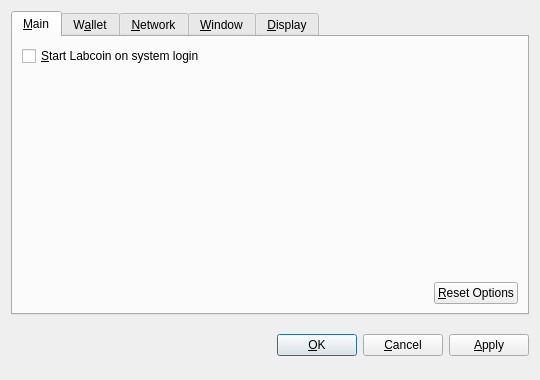
<?xml version="1.0" encoding="UTF-8"?>
<ui version="4.0">
 <class>OptionsDialog</class>
 <widget class="QDialog" name="OptionsDialog">
  <property name="geometry">
   <rect>
    <x>0</x>
    <y>0</y>
    <width>540</width>
    <height>380</height>
   </rect>
  </property>
  <property name="windowTitle">
   <string>Options</string>
  </property>
  <property name="modal">
   <bool>true</bool>
  </property>
  <layout class="QVBoxLayout" name="verticalLayout">
   <item>
    <widget class="QTabWidget" name="tabWidget">
     <property name="tabPosition">
      <enum>QTabWidget::North</enum>
     </property>
     <property name="currentIndex">
      <number>0</number>
     </property>
     <widget class="QWidget" name="tabMain">
      <attribute name="title">
       <string>&amp;Main</string>
      </attribute>
      <layout class="QVBoxLayout" name="verticalLayout_Main">
       <item>
        <widget class="QCheckBox" name="bitcoinAtStartup">
         <property name="toolTip">
          <string>Automatically start Labcoin after logging in to the system.</string>
         </property>
         <property name="text">
          <string>&amp;Start Labcoin on system login</string>
         </property>
        </widget>
       </item>
       <item>
        <spacer name="verticalSpacer_Main">
         <property name="orientation">
          <enum>Qt::Vertical</enum>
         </property>
         <property name="sizeHint" stdset="0">
          <size>
           <width>20</width>
           <height>40</height>
          </size>
         </property>
        </spacer>
       </item>
       <item>
        <layout class="QHBoxLayout" name="horizontalLayout_2_Main">
         <item>
          <spacer name="horizontalSpacer_2_Main">
           <property name="orientation">
            <enum>Qt::Horizontal</enum>
           </property>
           <property name="sizeHint" stdset="0">
            <size>
             <width>40</width>
             <height>20</height>
            </size>
           </property>
          </spacer>
         </item>
         <item>
          <widget class="QPushButton" name="resetButton">
           <property name="toolTip">
            <string>Reset all client options to default.</string>
           </property>
           <property name="text">
            <string>&amp;Reset Options</string>
           </property>
           <property name="autoDefault">
            <bool>false</bool>
           </property>
          </widget>
         </item>
        </layout>
       </item>
      </layout>
     </widget>
     <widget class="QWidget" name="tabWallet">
      <attribute name="title">
       <string>W&amp;allet</string>
      </attribute>
      <layout class="QVBoxLayout" name="verticalLayout_Network">
       <item>
        <widget class="QLabel" name="transactionFeeInfoLabel">
         <property name="text">
          <string>Optional transaction fee per kB that helps make sure your transactions are processed quickly. Most transactions are 1 kB.</string>
         </property>
         <property name="textFormat">
          <enum>Qt::PlainText</enum>
         </property>
         <property name="wordWrap">
          <bool>true</bool>
         </property>
        </widget>
       </item>
       <item>
        <layout class="QHBoxLayout" name="horizontalLayout_1_Main">
         <item>
          <widget class="QLabel" name="transactionFeeLabel">
           <property name="text">
            <string>Pay transaction &amp;fee</string>
           </property>
           <property name="textFormat">
            <enum>Qt::PlainText</enum>
           </property>
           <property name="buddy">
            <cstring>transactionFee</cstring>
           </property>
          </widget>
         </item>
         <item>
          <widget class="BitcoinAmountField" name="transactionFee"/>
         </item>
         <item>
          <spacer name="horizontalSpacer_1_Main">
           <property name="orientation">
            <enum>Qt::Horizontal</enum>
           </property>
           <property name="sizeHint" stdset="0">
            <size>
             <width>40</width>
             <height>20</height>
            </size>
           </property>
          </spacer>
         </item>
        </layout>
       </item>
       <item>
        <widget class="QLabel" name="label">
         <property name="text">
          <string>If you disable the spending of unconfirmed change, the change from a transaction cannot be used until that transaction has at least one confirmation. This also affects how your balance is computed.</string>
         </property>
         <property name="wordWrap">
          <bool>true</bool>
         </property>
        </widget>
       </item>
       <item>
        <widget class="QCheckBox" name="spendZeroConfChange">
         <property name="text">
          <string>Spend unconfirmed change  (experts only)</string>
         </property>
        </widget>
       </item>
       <item>
        <spacer name="verticalSpacer">
         <property name="orientation">
          <enum>Qt::Vertical</enum>
         </property>
         <property name="sizeHint" stdset="0">
          <size>
           <width>20</width>
           <height>40</height>
          </size>
         </property>
        </spacer>
       </item>
      </layout>
     </widget>
     <widget class="QWidget" name="tabNetwork">
      <attribute name="title">
       <string>&amp;Network</string>
      </attribute>
      <layout class="QVBoxLayout" name="verticalLayout_Network">
       <item>
        <widget class="QCheckBox" name="mapPortUpnp">
         <property name="toolTip">
          <string>Automatically open the Labcoin client port on the router. This only works when your router supports UPnP and it is enabled.</string>
         </property>
         <property name="text">
          <string>Map port using &amp;UPnP</string>
         </property>
        </widget>
       </item>
       <item>
        <widget class="QCheckBox" name="connectSocks">
         <property name="toolTip">
          <string>Connect to the Labcoin network through a SOCKS proxy (e.g. when connecting through Tor).</string>
         </property>
         <property name="text">
          <string>&amp;Connect through SOCKS proxy:</string>
         </property>
        </widget>
       </item>
       <item>
        <layout class="QHBoxLayout" name="horizontalLayout_Network">
         <item>
          <widget class="QLabel" name="proxyIpLabel">
           <property name="text">
            <string>Proxy &amp;IP:</string>
           </property>
           <property name="textFormat">
            <enum>Qt::PlainText</enum>
           </property>
           <property name="buddy">
            <cstring>proxyIp</cstring>
           </property>
          </widget>
         </item>
         <item>
          <widget class="QValidatedLineEdit" name="proxyIp">
           <property name="maximumSize">
            <size>
             <width>140</width>
             <height>16777215</height>
            </size>
           </property>
           <property name="toolTip">
            <string>IP address of the proxy (e.g. 127.0.0.1)</string>
           </property>
          </widget>
         </item>
         <item>
          <widget class="QLabel" name="proxyPortLabel">
           <property name="text">
            <string>&amp;Port:</string>
           </property>
           <property name="textFormat">
            <enum>Qt::PlainText</enum>
           </property>
           <property name="buddy">
            <cstring>proxyPort</cstring>
           </property>
          </widget>
         </item>
         <item>
          <widget class="QLineEdit" name="proxyPort">
           <property name="maximumSize">
            <size>
             <width>55</width>
             <height>16777215</height>
            </size>
           </property>
           <property name="toolTip">
            <string>Port of the proxy (e.g. 9050)</string>
           </property>
          </widget>
         </item>
         <item>
          <widget class="QLabel" name="socksVersionLabel">
           <property name="text">
            <string>SOCKS &amp;Version:</string>
           </property>
           <property name="textFormat">
            <enum>Qt::PlainText</enum>
           </property>
           <property name="buddy">
            <cstring>socksVersion</cstring>
           </property>
          </widget>
         </item>
         <item>
          <widget class="QValueComboBox" name="socksVersion">
           <property name="toolTip">
            <string>SOCKS version of the proxy (e.g. 5)</string>
           </property>
          </widget>
         </item>
         <item>
          <spacer name="horizontalSpacer_Network">
           <property name="orientation">
            <enum>Qt::Horizontal</enum>
           </property>
           <property name="sizeHint" stdset="0">
            <size>
             <width>40</width>
             <height>20</height>
            </size>
           </property>
          </spacer>
         </item>
        </layout>
       </item>
       <item>
        <spacer name="verticalSpacer_Network">
         <property name="orientation">
          <enum>Qt::Vertical</enum>
         </property>
         <property name="sizeHint" stdset="0">
          <size>
           <width>20</width>
           <height>40</height>
          </size>
         </property>
        </spacer>
       </item>
      </layout>
     </widget>
     <widget class="QWidget" name="tabWindow">
      <attribute name="title">
       <string>&amp;Window</string>
      </attribute>
      <layout class="QVBoxLayout" name="verticalLayout_Window">
       <item>
        <widget class="QCheckBox" name="minimizeToTray">
         <property name="toolTip">
          <string>Show only a tray icon after minimizing the window.</string>
         </property>
         <property name="text">
          <string>&amp;Minimize to the tray instead of the taskbar</string>
         </property>
        </widget>
       </item>
       <item>
        <widget class="QCheckBox" name="minimizeOnClose">
         <property name="toolTip">
          <string>Minimize instead of exit the application when the window is closed. When this option is enabled, the application will be closed only after selecting Quit in the menu.</string>
         </property>
         <property name="text">
          <string>M&amp;inimize on close</string>
         </property>
        </widget>
       </item>
       <item>
        <spacer name="verticalSpacer_Window">
         <property name="orientation">
          <enum>Qt::Vertical</enum>
         </property>
         <property name="sizeHint" stdset="0">
          <size>
           <width>20</width>
           <height>40</height>
          </size>
         </property>
        </spacer>
       </item>
      </layout>
     </widget>
     <widget class="QWidget" name="tabDisplay">
      <attribute name="title">
       <string>&amp;Display</string>
      </attribute>
      <layout class="QVBoxLayout" name="verticalLayout_Display">
       <item>
        <layout class="QHBoxLayout" name="horizontalLayout_1_Display">
         <item>
          <widget class="QLabel" name="langLabel">
           <property name="text">
            <string>User Interface &amp;language:</string>
           </property>
           <property name="textFormat">
            <enum>Qt::PlainText</enum>
           </property>
           <property name="buddy">
            <cstring>lang</cstring>
           </property>
          </widget>
         </item>
         <item>
          <widget class="QValueComboBox" name="lang">
           <property name="toolTip">
            <string>The user interface language can be set here. This setting will take effect after restarting Labcoin.</string>
           </property>
          </widget>
         </item>
        </layout>
       </item>
       <item>
        <layout class="QHBoxLayout" name="horizontalLayout_2_Display">
         <item>
          <widget class="QLabel" name="unitLabel">
           <property name="text">
            <string>&amp;Unit to show amounts in:</string>
           </property>
           <property name="textFormat">
            <enum>Qt::PlainText</enum>
           </property>
           <property name="buddy">
            <cstring>unit</cstring>
           </property>
          </widget>
         </item>
         <item>
          <widget class="QValueComboBox" name="unit">
           <property name="toolTip">
            <string>Choose the default subdivision unit to show in the interface and when sending coins.</string>
           </property>
          </widget>
         </item>
        </layout>
       </item>
       <item>
        <widget class="QCheckBox" name="displayAddresses">
         <property name="toolTip">
          <string>Whether to show Labcoin addresses in the transaction list or not.</string>
         </property>
         <property name="text">
          <string>&amp;Display addresses in transaction list</string>
         </property>
        </widget>
       </item>
       <item>
        <widget class="QCheckBox" name="coinControlFeatures">
         <property name="toolTip">
          <string>Whether to show coin control features or not.</string>
         </property>
         <property name="text">
          <string>Display coin &amp;control features (experts only!)</string>
         </property>
        </widget>
       </item>
       <item>
        <spacer name="verticalSpacer_Display">
         <property name="orientation">
          <enum>Qt::Vertical</enum>
         </property>
         <property name="sizeHint" stdset="0">
          <size>
           <width>20</width>
           <height>40</height>
          </size>
         </property>
        </spacer>
       </item>
      </layout>
     </widget>
    </widget>
   </item>
   <item>
    <layout class="QHBoxLayout" name="horizontalLayout_Buttons">
     <item>
      <spacer name="horizontalSpacer_1">
       <property name="orientation">
        <enum>Qt::Horizontal</enum>
       </property>
       <property name="sizeHint" stdset="0">
        <size>
         <width>40</width>
         <height>48</height>
        </size>
       </property>
      </spacer>
     </item>
     <item>
      <widget class="QLabel" name="statusLabel">
       <property name="font">
        <font>
         <weight>75</weight>
         <bold>true</bold>
        </font>
       </property>
       <property name="text">
        <string/>
       </property>
       <property name="textFormat">
        <enum>Qt::PlainText</enum>
       </property>
       <property name="wordWrap">
        <bool>true</bool>
       </property>
      </widget>
     </item>
     <item>
      <spacer name="horizontalSpacer_2">
       <property name="orientation">
        <enum>Qt::Horizontal</enum>
       </property>
       <property name="sizeHint" stdset="0">
        <size>
         <width>40</width>
         <height>48</height>
        </size>
       </property>
      </spacer>
     </item>
     <item>
      <widget class="QPushButton" name="okButton">
       <property name="text">
        <string>&amp;OK</string>
       </property>
      </widget>
     </item>
     <item>
      <widget class="QPushButton" name="cancelButton">
       <property name="text">
        <string>&amp;Cancel</string>
       </property>
       <property name="autoDefault">
        <bool>false</bool>
       </property>
      </widget>
     </item>
     <item>
      <widget class="QPushButton" name="applyButton">
       <property name="text">
        <string>&amp;Apply</string>
       </property>
       <property name="autoDefault">
        <bool>false</bool>
       </property>
      </widget>
     </item>
    </layout>
   </item>
  </layout>
 </widget>
 <customwidgets>
  <customwidget>
   <class>BitcoinAmountField</class>
   <extends>QSpinBox</extends>
   <header>bitcoinamountfield.h</header>
  </customwidget>
  <customwidget>
   <class>QValueComboBox</class>
   <extends>QComboBox</extends>
   <header>qvaluecombobox.h</header>
  </customwidget>
  <customwidget>
   <class>QValidatedLineEdit</class>
   <extends>QLineEdit</extends>
   <header>qvalidatedlineedit.h</header>
  </customwidget>
 </customwidgets>
 <resources/>
 <connections/>
</ui>
